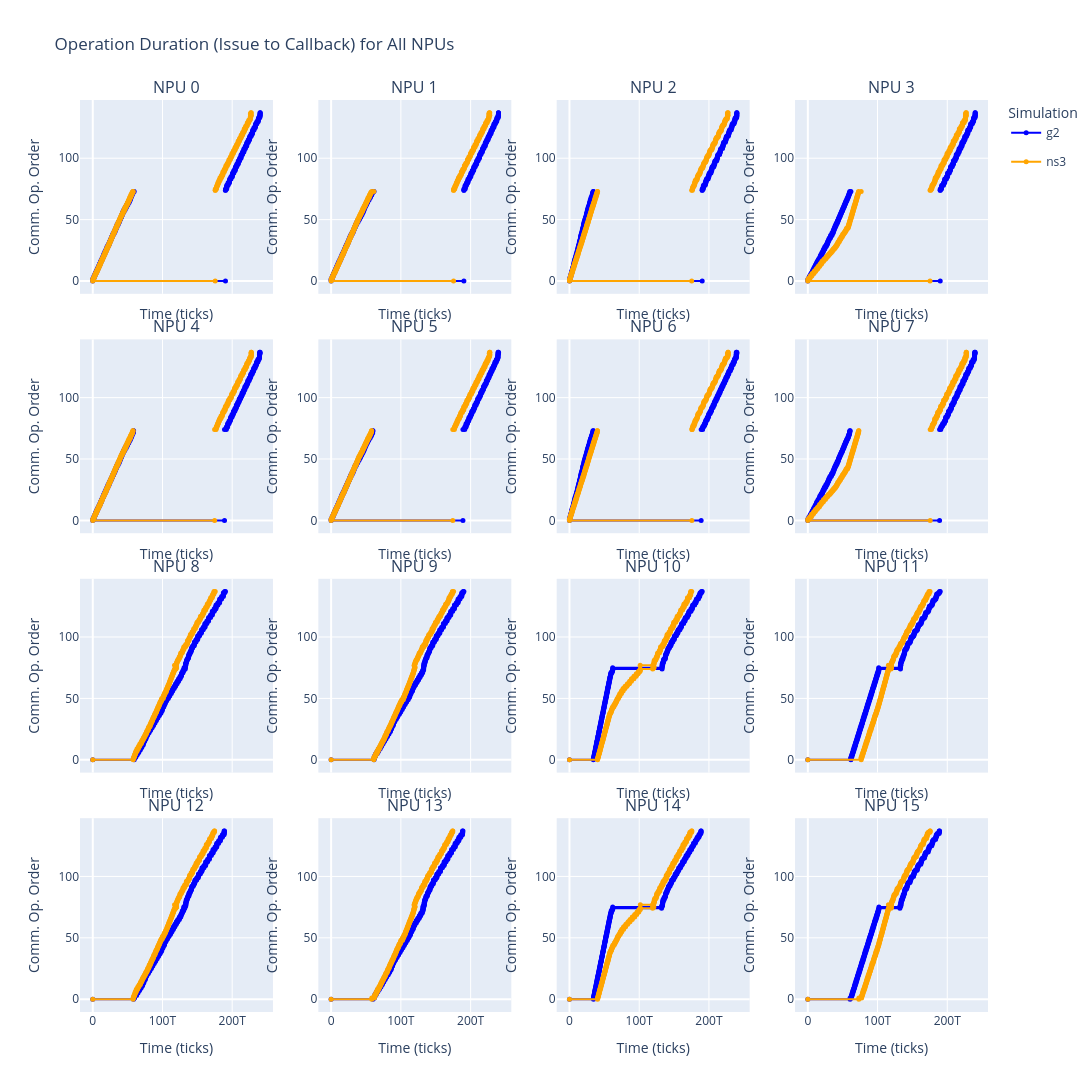

The code cell stored with this chart in its notebook:
### Code cell
import pandas as pd
import plotly.graph_objects as go
import numpy as np

# --- 1. Load and Prepare Data ---

# Define file paths for the two simulation runs
g2_filepath = '/app/astra-sim/upc/output/comparison_run/FoldedClos/GPT_3_1300M/run_20251130_222235_014ms/g2/4_2_1_2_0.seq_2048.batch_1024_trace_matched_timing.csv'
ns3_filepath = '/app/astra-sim/upc/output/comparison_run/FoldedClos/GPT_3_1300M/run_20251130_222238_418ms/ns3/4_2_1_2_0.seq_2048.batch_1024_trace_matched_timing.csv'

# Load the CSV files into pandas DataFrames
try:
    g2_df = pd.read_csv(g2_filepath)
    ns3_df = pd.read_csv(ns3_filepath)
    print("✅ Successfully loaded both g2 and ns3 data files.")
except FileNotFoundError as e:
    print(f"❌ Error loading files: {e}. Please ensure the file paths are correct.")
    # Stop execution if files are not found
    raise

# Filter for communication nodes only (node_type 4 is for computation)
comm_node_types = [5, 6, 7]
g2_comm = g2_df[g2_df['node_type'].isin(comm_node_types)].copy()
ns3_comm = ns3_df[ns3_df['node_type'].isin(comm_node_types)].copy()
print(f"Filtered for communication nodes. Found {len(g2_comm)} comm nodes in g2, {len(ns3_comm)} in ns3.")

# --- 2. Merge DataFrames for Comparison ---

# Select and rename columns for a clean merge
# We use 'node_name' and 'sys_id' as a composite key to uniquely identify an operation on a specific GPU
g2_subset = g2_comm[['sys_id', 'node_name', 'issue_tick', 'callback_tick', 'elapsed_time']]
ns3_subset = ns3_comm[['sys_id', 'node_name', 'issue_tick', 'callback_tick', 'elapsed_time']]

# Rename columns to distinguish between g2 and ns3 after merging
g2_subset = g2_subset.rename(columns={
    'issue_tick': 'g2_issue_tick',
    'callback_tick': 'g2_callback_tick',
    'elapsed_time': 'g2_elapsed_time'
})
ns3_subset = ns3_subset.rename(columns={
    'issue_tick': 'ns3_issue_tick',
    'callback_tick': 'ns3_callback_tick',
    'elapsed_time': 'ns3_elapsed_time'
})

# Merge the two dataframes on the GPU ID and the operation name
merged_df = pd.merge(g2_subset, ns3_subset, on=['sys_id', 'node_name'], how='inner')

# --- 3. Visualize Callback Tick Divergence for Each GPU ---

# Sort the data chronologically based on the g2 simulation's start time
# This gives us the intended order of operations
merged_df_sorted = merged_df.sort_values(by=['sys_id', 'g2_issue_tick']).reset_index(drop=True)

print("\n--- Plotting Callback Tick Comparison for Each NPU ---")
print("Generating a plot for each NPU to visualize the divergence in operation completion times ('callback_tick').\n")

# Get the list of unique GPUs (sys_id)
gpus = merged_df_sorted['sys_id'].unique()
gpus.sort()

# Generate a plot for each GPU
from plotly.subplots import make_subplots
import math

rows = 4
cols = 4
fig = make_subplots(
    rows=rows, 
    cols=cols, 
    subplot_titles=[f'NPU {gpu_id}' for gpu_id in gpus[:rows*cols]],
    shared_xaxes=True,
    vertical_spacing=0.05
)


for i, gpu_id in enumerate(gpus):
    if i >= rows * cols:
        print(f"Warning: Only plotting first {rows*cols} of {len(gpus)} GPUs.")
        break

    # Calculate subplot position
    row = (i // cols) + 1
    col = (i % cols) + 1

    # Filter the dataframe for the current GPU
    gpu_df = merged_df_sorted[merged_df_sorted['sys_id'] == gpu_id].copy()
    
    # The y-axis will represent the order of communication operations
    operation_order = np.arange(len(gpu_df))
    
    # To plot all segments efficiently, we build lists with 'None' to break the lines
    g2_x, g2_y, g2_hover = [], [], []
    ns3_x, ns3_y, ns3_hover = [], [], []

    for j, op_idx in enumerate(operation_order):
        node_name = gpu_df['node_name'].iloc[j]
        g2_x.extend([gpu_df['g2_issue_tick'].iloc[j], gpu_df['g2_callback_tick'].iloc[j], None])
        g2_y.extend([op_idx, op_idx, None])
        g2_hover.extend([node_name, node_name, None])

        ns3_x.extend([gpu_df['ns3_issue_tick'].iloc[j], gpu_df['ns3_callback_tick'].iloc[j], None])
        ns3_y.extend([op_idx, op_idx, None])
        ns3_hover.extend([node_name, node_name, None])

    # Add traces for g2 and ns3 to the subplot
    fig.add_trace(go.Scatter(
        x=g2_x, y=g2_y,
        mode='lines+markers',
        name='g2',
        line=dict(color='blue'),
        marker=dict(size=5),
        hovertext=g2_hover,
        hovertemplate='<b>%{hovertext}</b><br>Time: %{x}<br>Order: %{y}<extra></extra>',
        legendgroup='g2',
        showlegend=(i==0)
    ), row=row, col=col)
    
    fig.add_trace(go.Scatter(
        x=ns3_x, y=ns3_y,
        mode='lines+markers',
        name='ns3',
        line=dict(color='orange'),
        marker=dict(size=5),
        hovertext=ns3_hover,
        hovertemplate='<b>%{hovertext}</b><br>Time: %{x}<br>Order: %{y}<extra></extra>',
        legendgroup='ns3',
        showlegend=(i==0)
    ), row=row, col=col)

# Update layout for the entire grid
fig.update_layout(
    title_text='Operation Duration (Issue to Callback) for All NPUs',
    height=1200,
    width=1800,
    legend_title="Simulation"
)

# Update axis titles for the grid
fig.update_xaxes(title_text='Time (ticks)')
fig.update_yaxes(title_text='Comm. Op. Order')
    
fig.show()

print(f"✅ Generated plots for all {len(gpus)} NPUs.")

### Figure 1 — Plotly figure (JSON) as saved in the notebook; plotly's stock layout.template omitted (floating-point values rounded to 4 significant figures; data arrays with more than 128 entries replaced by an {"elided": "..."} marker saying what was removed)
{"data": [{"hovertemplate": "<b>%{hovertext}</b><br>Time: %{x}<br>Order: %{y}<extra></extra>", "hovertext": {"elided": "414 str values"}, "legendgroup": "g2", "line": {"color": "blue"}, "marker": {"size": 5}, "mode": "lines+markers", "name": "g2", "showlegend": true, "type": "scatter", "x": {"elided": "414 int values"}, "xaxis": "x", "y": {"elided": "414 int values"}, "yaxis": "y"}, {"hovertemplate": "<b>%{hovertext}</b><br>Time: %{x}<br>Order: %{y}<extra></extra>", "hovertext": {"elided": "414 str values"}, "legendgroup": "ns3", "line": {"color": "orange"}, "marker": {"size": 5}, "mode": "lines+markers", "name": "ns3", "showlegend": true, "type": "scatter", "x": {"elided": "414 int values"}, "xaxis": "x", "y": {"elided": "414 int values"}, "yaxis": "y"}, {"hovertemplate": "<b>%{hovertext}</b><br>Time: %{x}<br>Order: %{y}<extra></extra>", "hovertext": {"elided": "414 str values"}, "legendgroup": "g2", "line": {"color": "blue"}, "marker": {"size": 5}, "mode": "lines+markers", "name": "g2", "showlegend": false, "type": "scatter", "x": {"elided": "414 int values"}, "xaxis": "x2", "y": {"elided": "414 int values"}, "yaxis": "y2"}, {"hovertemplate": "<b>%{hovertext}</b><br>Time: %{x}<br>Order: %{y}<extra></extra>", "hovertext": {"elided": "414 str values"}, "legendgroup": "ns3", "line": {"color": "orange"}, "marker": {"size": 5}, "mode": "lines+markers", "name": "ns3", "showlegend": false, "type": "scatter", "x": {"elided": "414 int values"}, "xaxis": "x2", "y": {"elided": "414 int values"}, "yaxis": "y2"}, {"hovertemplate": "<b>%{hovertext}</b><br>Time: %{x}<br>Order: %{y}<extra></extra>", "hovertext": {"elided": "414 str values"}, "legendgroup": "g2", "line": {"color": "blue"}, "marker": {"size": 5}, "mode": "lines+markers", "name": "g2", "showlegend": false, "type": "scatter", "x": {"elided": "414 int values"}, "xaxis": "x3", "y": {"elided": "414 int values"}, "yaxis": "y3"}, {"hovertemplate": "<b>%{hovertext}</b><br>Time: %{x}<br>Order: %{y}<extra></extra>", "hovertext": {"elided": "414 str values"}, "legendgroup": "ns3", "line": {"color": "orange"}, "marker": {"size": 5}, "mode": "lines+markers", "name": "ns3", "showlegend": false, "type": "scatter", "x": {"elided": "414 int values"}, "xaxis": "x3", "y": {"elided": "414 int values"}, "yaxis": "y3"}, {"hovertemplate": "<b>%{hovertext}</b><br>Time: %{x}<br>Order: %{y}<extra></extra>", "hovertext": {"elided": "414 str values"}, "legendgroup": "g2", "line": {"color": "blue"}, "marker": {"size": 5}, "mode": "lines+markers", "name": "g2", "showlegend": false, "type": "scatter", "x": {"elided": "414 int values"}, "xaxis": "x4", "y": {"elided": "414 int values"}, "yaxis": "y4"}, {"hovertemplate": "<b>%{hovertext}</b><br>Time: %{x}<br>Order: %{y}<extra></extra>", "hovertext": {"elided": "414 str values"}, "legendgroup": "ns3", "line": {"color": "orange"}, "marker": {"size": 5}, "mode": "lines+markers", "name": "ns3", "showlegend": false, "type": "scatter", "x": {"elided": "414 int values"}, "xaxis": "x4", "y": {"elided": "414 int values"}, "yaxis": "y4"}, {"hovertemplate": "<b>%{hovertext}</b><br>Time: %{x}<br>Order: %{y}<extra></extra>", "hovertext": {"elided": "414 str values"}, "legendgroup": "g2", "line": {"color": "blue"}, "marker": {"size": 5}, "mode": "lines+markers", "name": "g2", "showlegend": false, "type": "scatter", "x": {"elided": "414 int values"}, "xaxis": "x5", "y": {"elided": "414 int values"}, "yaxis": "y5"}, {"hovertemplate": "<b>%{hovertext}</b><br>Time: %{x}<br>Order: %{y}<extra></extra>", "hovertext": {"elided": "414 str values"}, "legendgroup": "ns3", "line": {"color": "orange"}, "marker": {"size": 5}, "mode": "lines+markers", "name": "ns3", "showlegend": false, "type": "scatter", "x": {"elided": "414 int values"}, "xaxis": "x5", "y": {"elided": "414 int values"}, "yaxis": "y5"}, {"hovertemplate": "<b>%{hovertext}</b><br>Time: %{x}<br>Order: %{y}<extra></extra>", "hovertext": {"elided": "414 str values"}, "legendgroup": "g2", "line": {"color": "blue"}, "marker": {"size": 5}, "mode": "lines+markers", "name": "g2", "showlegend": false, "type": "scatter", "x": {"elided": "414 int values"}, "xaxis": "x6", "y": {"elided": "414 int values"}, "yaxis": "y6"}, {"hovertemplate": "<b>%{hovertext}</b><br>Time: %{x}<br>Order: %{y}<extra></extra>", "hovertext": {"elided": "414 str values"}, "legendgroup": "ns3", "line": {"color": "orange"}, "marker": {"size": 5}, "mode": "lines+markers", "name": "ns3", "showlegend": false, "type": "scatter", "x": {"elided": "414 int values"}, "xaxis": "x6", "y": {"elided": "414 int values"}, "yaxis": "y6"}, {"hovertemplate": "<b>%{hovertext}</b><br>Time: %{x}<br>Order: %{y}<extra></extra>", "hovertext": {"elided": "414 str values"}, "legendgroup": "g2", "line": {"color": "blue"}, "marker": {"size": 5}, "mode": "lines+markers", "name": "g2", "showlegend": false, "type": "scatter", "x": {"elided": "414 int values"}, "xaxis": "x7", "y": {"elided": "414 int values"}, "yaxis": "y7"}, {"hovertemplate": "<b>%{hovertext}</b><br>Time: %{x}<br>Order: %{y}<extra></extra>", "hovertext": {"elided": "414 str values"}, "legendgroup": "ns3", "line": {"color": "orange"}, "marker": {"size": 5}, "mode": "lines+markers", "name": "ns3", "showlegend": false, "type": "scatter", "x": {"elided": "414 int values"}, "xaxis": "x7", "y": {"elided": "414 int values"}, "yaxis": "y7"}, {"hovertemplate": "<b>%{hovertext}</b><br>Time: %{x}<br>Order: %{y}<extra></extra>", "hovertext": {"elided": "414 str values"}, "legendgroup": "g2", "line": {"color": "blue"}, "marker": {"size": 5}, "mode": "lines+markers", "name": "g2", "showlegend": false, "type": "scatter", "x": {"elided": "414 int values"}, "xaxis": "x8", "y": {"elided": "414 int values"}, "yaxis": "y8"}, {"hovertemplate": "<b>%{hovertext}</b><br>Time: %{x}<br>Order: %{y}<extra></extra>", "hovertext": {"elided": "414 str values"}, "legendgroup": "ns3", "line": {"color": "orange"}, "marker": {"size": 5}, "mode": "lines+markers", "name": "ns3", "showlegend": false, "type": "scatter", "x": {"elided": "414 int values"}, "xaxis": "x8", "y": {"elided": "414 int values"}, "yaxis": "y8"}, {"hovertemplate": "<b>%{hovertext}</b><br>Time: %{x}<br>Order: %{y}<extra></extra>", "hovertext": {"elided": "414 str values"}, "legendgroup": "g2", "line": {"color": "blue"}, "marker": {"size": 5}, "mode": "lines+markers", "name": "g2", "showlegend": false, "type": "scatter", "x": {"elided": "414 int values"}, "xaxis": "x9", "y": {"elided": "414 int values"}, "yaxis": "y9"}, {"hovertemplate": "<b>%{hovertext}</b><br>Time: %{x}<br>Order: %{y}<extra></extra>", "hovertext": {"elided": "414 str values"}, "legendgroup": "ns3", "line": {"color": "orange"}, "marker": {"size": 5}, "mode": "lines+markers", "name": "ns3", "showlegend": false, "type": "scatter", "x": {"elided": "414 int values"}, "xaxis": "x9", "y": {"elided": "414 int values"}, "yaxis": "y9"}, {"hovertemplate": "<b>%{hovertext}</b><br>Time: %{x}<br>Order: %{y}<extra></extra>", "hovertext": {"elided": "414 str values"}, "legendgroup": "g2", "line": {"color": "blue"}, "marker": {"size": 5}, "mode": "lines+markers", "name": "g2", "showlegend": false, "type": "scatter", "x": {"elided": "414 int values"}, "xaxis": "x10", "y": {"elided": "414 int values"}, "yaxis": "y10"}, {"hovertemplate": "<b>%{hovertext}</b><br>Time: %{x}<br>Order: %{y}<extra></extra>", "hovertext": {"elided": "414 str values"}, "legendgroup": "ns3", "line": {"color": "orange"}, "marker": {"size": 5}, "mode": "lines+markers", "name": "ns3", "showlegend": false, "type": "scatter", "x": {"elided": "414 int values"}, "xaxis": "x10", "y": {"elided": "414 int values"}, "yaxis": "y10"}, {"hovertemplate": "<b>%{hovertext}</b><br>Time: %{x}<br>Order: %{y}<extra></extra>", "hovertext": {"elided": "414 str values"}, "legendgroup": "g2", "line": {"color": "blue"}, "marker": {"size": 5}, "mode": "lines+markers", "name": "g2", "showlegend": false, "type": "scatter", "x": {"elided": "414 int values"}, "xaxis": "x11", "y": {"elided": "414 int values"}, "yaxis": "y11"}, {"hovertemplate": "<b>%{hovertext}</b><br>Time: %{x}<br>Order: %{y}<extra></extra>", "hovertext": {"elided": "414 str values"}, "legendgroup": "ns3", "line": {"color": "orange"}, "marker": {"size": 5}, "mode": "lines+markers", "name": "ns3", "showlegend": false, "type": "scatter", "x": {"elided": "414 int values"}, "xaxis": "x11", "y": {"elided": "414 int values"}, "yaxis": "y11"}, {"hovertemplate": "<b>%{hovertext}</b><br>Time: %{x}<br>Order: %{y}<extra></extra>", "hovertext": {"elided": "414 str values"}, "legendgroup": "g2", "line": {"color": "blue"}, "marker": {"size": 5}, "mode": "lines+markers", "name": "g2", "showlegend": false, "type": "scatter", "x": {"elided": "414 int values"}, "xaxis": "x12", "y": {"elided": "414 int values"}, "yaxis": "y12"}, {"hovertemplate": "<b>%{hovertext}</b><br>Time: %{x}<br>Order: %{y}<extra></extra>", "hovertext": {"elided": "414 str values"}, "legendgroup": "ns3", "line": {"color": "orange"}, "marker": {"size": 5}, "mode": "lines+markers", "name": "ns3", "showlegend": false, "type": "scatter", "x": {"elided": "414 int values"}, "xaxis": "x12", "y": {"elided": "414 int values"}, "yaxis": "y12"}, {"hovertemplate": "<b>%{hovertext}</b><br>Time: %{x}<br>Order: %{y}<extra></extra>", "hovertext": {"elided": "414 str values"}, "legendgroup": "g2", "line": {"color": "blue"}, "marker": {"size": 5}, "mode": "lines+markers", "name": "g2", "showlegend": false, "type": "scatter", "x": {"elided": "414 int values"}, "xaxis": "x13", "y": {"elided": "414 int values"}, "yaxis": "y13"}, {"hovertemplate": "<b>%{hovertext}</b><br>Time: %{x}<br>Order: %{y}<extra></extra>", "hovertext": {"elided": "414 str values"}, "legendgroup": "ns3", "line": {"color": "orange"}, "marker": {"size": 5}, "mode": "lines+markers", "name": "ns3", "showlegend": false, "type": "scatter", "x": {"elided": "414 int values"}, "xaxis": "x13", "y": {"elided": "414 int values"}, "yaxis": "y13"}, {"hovertemplate": "<b>%{hovertext}</b><br>Time: %{x}<br>Order: %{y}<extra></extra>", "hovertext": {"elided": "414 str values"}, "legendgroup": "g2", "line": {"color": "blue"}, "marker": {"size": 5}, "mode": "lines+markers", "name": "g2", "showlegend": false, "type": "scatter", "x": {"elided": "414 int values"}, "xaxis": "x14", "y": {"elided": "414 int values"}, "yaxis": "y14"}, {"hovertemplate": "<b>%{hovertext}</b><br>Time: %{x}<br>Order: %{y}<extra></extra>", "hovertext": {"elided": "414 str values"}, "legendgroup": "ns3", "line": {"color": "orange"}, "marker": {"size": 5}, "mode": "lines+markers", "name": "ns3", "showlegend": false, "type": "scatter", "x": {"elided": "414 int values"}, "xaxis": "x14", "y": {"elided": "414 int values"}, "yaxis": "y14"}, {"hovertemplate": "<b>%{hovertext}</b><br>Time: %{x}<br>Order: %{y}<extra></extra>", "hovertext": {"elided": "414 str values"}, "legendgroup": "g2", "line": {"color": "blue"}, "marker": {"size": 5}, "mode": "lines+markers", "name": "g2", "showlegend": false, "type": "scatter", "x": {"elided": "414 int values"}, "xaxis": "x15", "y": {"elided": "414 int values"}, "yaxis": "y15"}, {"hovertemplate": "<b>%{hovertext}</b><br>Time: %{x}<br>Order: %{y}<extra></extra>", "hovertext": {"elided": "414 str values"}, "legendgroup": "ns3", "line": {"color": "orange"}, "marker": {"size": 5}, "mode": "lines+markers", "name": "ns3", "showlegend": false, "type": "scatter", "x": {"elided": "414 int values"}, "xaxis": "x15", "y": {"elided": "414 int values"}, "yaxis": "y15"}, {"hovertemplate": "<b>%{hovertext}</b><br>Time: %{x}<br>Order: %{y}<extra></extra>", "hovertext": {"elided": "414 str values"}, "legendgroup": "g2", "line": {"color": "blue"}, "marker": {"size": 5}, "mode": "lines+markers", "name": "g2", "showlegend": false, "type": "scatter", "x": {"elided": "414 int values"}, "xaxis": "x16", "y": {"elided": "414 int values"}, "yaxis": "y16"}, {"hovertemplate": "<b>%{hovertext}</b><br>Time: %{x}<br>Order: %{y}<extra></extra>", "hovertext": {"elided": "414 str values"}, "legendgroup": "ns3", "line": {"color": "orange"}, "marker": {"size": 5}, "mode": "lines+markers", "name": "ns3", "showlegend": false, "type": "scatter", "x": {"elided": "414 int values"}, "xaxis": "x16", "y": {"elided": "414 int values"}, "yaxis": "y16"}], "layout": {"annotations": [{"font": {"size": 16}, "showarrow": false, "text": "NPU 0", "x": 0.1062, "xanchor": "center", "xref": "paper", "y": 1, "yanchor": "bottom", "yref": "paper"}, {"font": {"size": 16}, "showarrow": false, "text": "NPU 1", "x": 0.3688, "xanchor": "center", "xref": "paper", "y": 1, "yanchor": "bottom", "yref": "paper"}, {"font": {"size": 16}, "showarrow": false, "text": "NPU 2", "x": 0.6313, "xanchor": "center", "xref": "paper", "y": 1, "yanchor": "bottom", "yref": "paper"}, {"font": {"size": 16}, "showarrow": false, "text": "NPU 3", "x": 0.8938, "xanchor": "center", "xref": "paper", "y": 1, "yanchor": "bottom", "yref": "paper"}, {"font": {"size": 16}, "showarrow": false, "text": "NPU 4", "x": 0.1062, "xanchor": "center", "xref": "paper", "y": 0.7375, "yanchor": "bottom", "yref": "paper"}, {"font": {"size": 16}, "showarrow": false, "text": "NPU 5", "x": 0.3688, "xanchor": "center", "xref": "paper", "y": 0.7375, "yanchor": "bottom", "yref": "paper"}, {"font": {"size": 16}, "showarrow": false, "text": "NPU 6", "x": 0.6313, "xanchor": "center", "xref": "paper", "y": 0.7375, "yanchor": "bottom", "yref": "paper"}, {"font": {"size": 16}, "showarrow": false, "text": "NPU 7", "x": 0.8938, "xanchor": "center", "xref": "paper", "y": 0.7375, "yanchor": "bottom", "yref": "paper"}, {"font": {"size": 16}, "showarrow": false, "text": "NPU 8", "x": 0.1062, "xanchor": "center", "xref": "paper", "y": 0.475, "yanchor": "bottom", "yref": "paper"}, {"font": {"size": 16}, "showarrow": false, "text": "NPU 9", "x": 0.3688, "xanchor": "center", "xref": "paper", "y": 0.475, "yanchor": "bottom", "yref": "paper"}, {"font": {"size": 16}, "showarrow": false, "text": "NPU 10", "x": 0.6313, "xanchor": "center", "xref": "paper", "y": 0.475, "yanchor": "bottom", "yref": "paper"}, {"font": {"size": 16}, "showarrow": false, "text": "NPU 11", "x": 0.8938, "xanchor": "center", "xref": "paper", "y": 0.475, "yanchor": "bottom", "yref": "paper"}, {"font": {"size": 16}, "showarrow": false, "text": "NPU 12", "x": 0.1062, "xanchor": "center", "xref": "paper", "y": 0.2125, "yanchor": "bottom", "yref": "paper"}, {"font": {"size": 16}, "showarrow": false, "text": "NPU 13", "x": 0.3688, "xanchor": "center", "xref": "paper", "y": 0.2125, "yanchor": "bottom", "yref": "paper"}, {"font": {"size": 16}, "showarrow": false, "text": "NPU 14", "x": 0.6313, "xanchor": "center", "xref": "paper", "y": 0.2125, "yanchor": "bottom", "yref": "paper"}, {"font": {"size": 16}, "showarrow": false, "text": "NPU 15", "x": 0.8938, "xanchor": "center", "xref": "paper", "y": 0.2125, "yanchor": "bottom", "yref": "paper"}], "height": 1200, "legend": {"title": {"text": "Simulation"}}, "title": {"text": "Operation Duration (Issue to Callback) for All NPUs"}, "width": 1800, "xaxis": {"anchor": "y", "domain": [0, 0.2125], "matches": "x13", "showticklabels": false, "title": {"text": "Time (ticks)"}}, "xaxis10": {"anchor": "y10", "domain": [0.2625, 0.475], "matches": "x14", "showticklabels": false, "title": {"text": "Time (ticks)"}}, "xaxis11": {"anchor": "y11", "domain": [0.525, 0.7375], "matches": "x15", "showticklabels": false, "title": {"text": "Time (ticks)"}}, "xaxis12": {"anchor": "y12", "domain": [0.7875, 1], "matches": "x16", "showticklabels": false, "title": {"text": "Time (ticks)"}}, "xaxis13": {"anchor": "y13", "domain": [0, 0.2125], "title": {"text": "Time (ticks)"}}, "xaxis14": {"anchor": "y14", "domain": [0.2625, 0.475], "title": {"text": "Time (ticks)"}}, "xaxis15": {"anchor": "y15", "domain": [0.525, 0.7375], "title": {"text": "Time (ticks)"}}, "xaxis16": {"anchor": "y16", "domain": [0.7875, 1], "title": {"text": "Time (ticks)"}}, "xaxis2": {"anchor": "y2", "domain": [0.2625, 0.475], "matches": "x14", "showticklabels": false, "title": {"text": "Time (ticks)"}}, "xaxis3": {"anchor": "y3", "domain": [0.525, 0.7375], "matches": "x15", "showticklabels": false, "title": {"text": "Time (ticks)"}}, "xaxis4": {"anchor": "y4", "domain": [0.7875, 1], "matches": "x16", "showticklabels": false, "title": {"text": "Time (ticks)"}}, "xaxis5": {"anchor": "y5", "domain": [0, 0.2125], "matches": "x13", "showticklabels": false, "title": {"text": "Time (ticks)"}}, "xaxis6": {"anchor": "y6", "domain": [0.2625, 0.475], "matches": "x14", "showticklabels": false, "title": {"text": "Time (ticks)"}}, "xaxis7": {"anchor": "y7", "domain": [0.525, 0.7375], "matches": "x15", "showticklabels": false, "title": {"text": "Time (ticks)"}}, "xaxis8": {"anchor": "y8", "domain": [0.7875, 1], "matches": "x16", "showticklabels": false, "title": {"text": "Time (ticks)"}}, "xaxis9": {"anchor": "y9", "domain": [0, 0.2125], "matches": "x13", "showticklabels": false, "title": {"text": "Time (ticks)"}}, "yaxis": {"anchor": "x", "domain": [0.7875, 1], "title": {"text": "Comm. Op. Order"}}, "yaxis10": {"anchor": "x10", "domain": [0.2625, 0.475], "title": {"text": "Comm. Op. Order"}}, "yaxis11": {"anchor": "x11", "domain": [0.2625, 0.475], "title": {"text": "Comm. Op. Order"}}, "yaxis12": {"anchor": "x12", "domain": [0.2625, 0.475], "title": {"text": "Comm. Op. Order"}}, "yaxis13": {"anchor": "x13", "domain": [0, 0.2125], "title": {"text": "Comm. Op. Order"}}, "yaxis14": {"anchor": "x14", "domain": [0, 0.2125], "title": {"text": "Comm. Op. Order"}}, "yaxis15": {"anchor": "x15", "domain": [0, 0.2125], "title": {"text": "Comm. Op. Order"}}, "yaxis16": {"anchor": "x16", "domain": [0, 0.2125], "title": {"text": "Comm. Op. Order"}}, "yaxis2": {"anchor": "x2", "domain": [0.7875, 1], "title": {"text": "Comm. Op. Order"}}, "yaxis3": {"anchor": "x3", "domain": [0.7875, 1], "title": {"text": "Comm. Op. Order"}}, "yaxis4": {"anchor": "x4", "domain": [0.7875, 1], "title": {"text": "Comm. Op. Order"}}, "yaxis5": {"anchor": "x5", "domain": [0.525, 0.7375], "title": {"text": "Comm. Op. Order"}}, "yaxis6": {"anchor": "x6", "domain": [0.525, 0.7375], "title": {"text": "Comm. Op. Order"}}, "yaxis7": {"anchor": "x7", "domain": [0.525, 0.7375], "title": {"text": "Comm. Op. Order"}}, "yaxis8": {"anchor": "x8", "domain": [0.525, 0.7375], "title": {"text": "Comm. Op. Order"}}, "yaxis9": {"anchor": "x9", "domain": [0.2625, 0.475], "title": {"text": "Comm. Op. Order"}}}}
